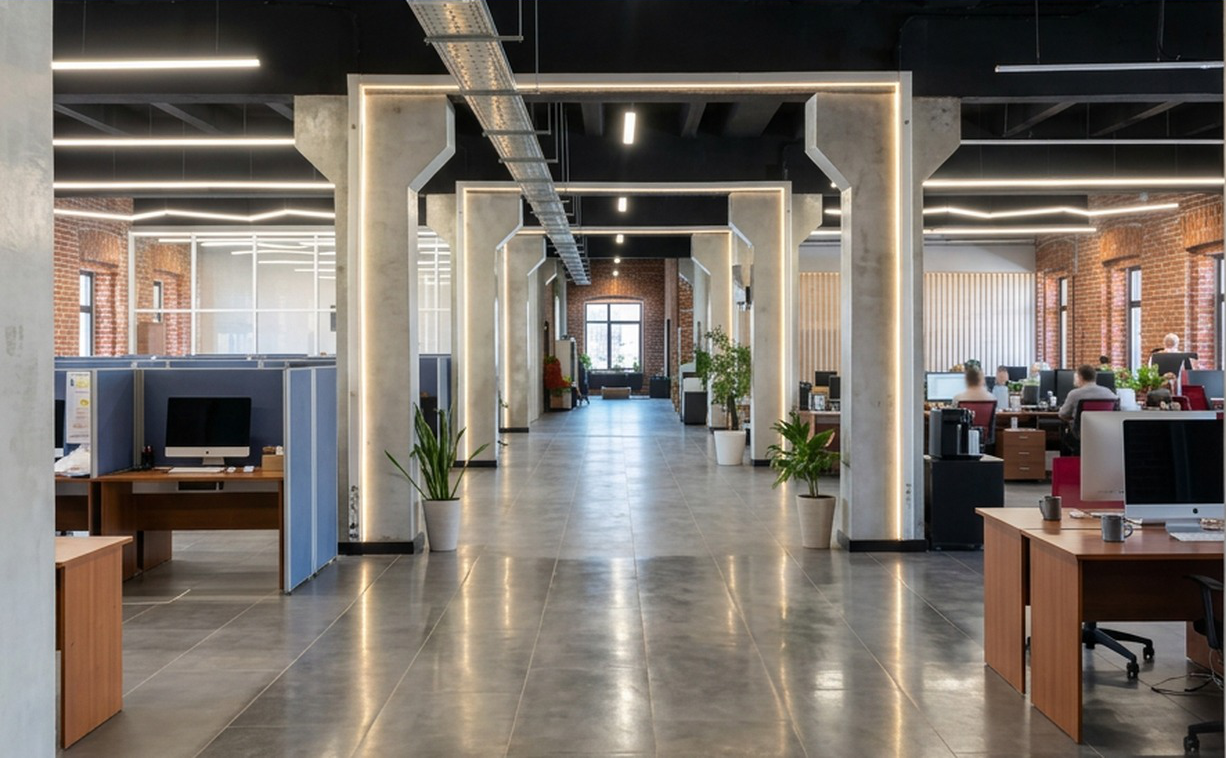
#> input picture presentation-project/05_assets/photos/p08_office_tray.png, 1226 x 758 px; its folder holds only this picture in this run
$ python level.py
#> lines starting #> are read from the running program, lines starting #| are printed output that depends on the picture; after the words box and inside, x2 and y2 are one past the last pixel; in counts of white or black regions, pixels touching at a corner belong together
#> further down, img is the input picture: shape (758, 1226, 3); mean B, G, R 104.3, 111.9, 119.6
# -*- coding: utf-8 -*-
"""
Завал горизонта: измерение и правка.

Съёмка велась с рук, и часть кадров завалена на один-три градуса. На экране
в масштабе 25 % это не видно, а на полосе каталога видно сразу — особенно
там, где в кадре есть длинная горизонталь: ограждение подстанции, кромка
дороги, парапет здания. Глазами тридцать два разворота так не проверишь,
поэтому угол меряется.

Как меряется. Канни + вероятностное преобразование Хафа дают отрезки; угол
каждого сворачивается по модулю 90°, потому что заваленному кадру
одинаково «не на месте» и горизонталь, и вертикаль. Отрезки взвешиваются
длиной: длинная кромка ограждения весит больше, чем сетка рабицы. Берётся
не среднее, а пик взвешенной гистограммы — среднее уводят диагонали
(раскосы опор, откосы траншей), которых в этих кадрах много.

Как правится. Поворот на найденный угол с последующей обрезкой до
наибольшего вписанного прямоугольника той же пропорции. Обрезка стоит
разрешения: поворот на 2° съедает около 3,5 % ширины. При исходных 1240 px
это 43 px, то есть 147 dpi превращаются в 142. Поэтому правятся только
кадры с заметным завалом — ниже порога дешевле оставить как есть.
"""
import os, sys, math
sys.path.insert(0, os.path.dirname(os.path.abspath(__file__)))
import cv2, numpy as np

MIN_DEG = 0.45          # ниже — не правим: обрезка дороже пользы
MAX_DEG = 7.0           # выше — это не завал, а ракурс; трогать нельзя


def tilt(img, bins=180):
    """Угол завала в градусах: >0 — кадр наклонён против часовой стрелки."""
#> called with bins = 180
    g = cv2.cvtColor(img, cv2.COLOR_BGR2GRAY)
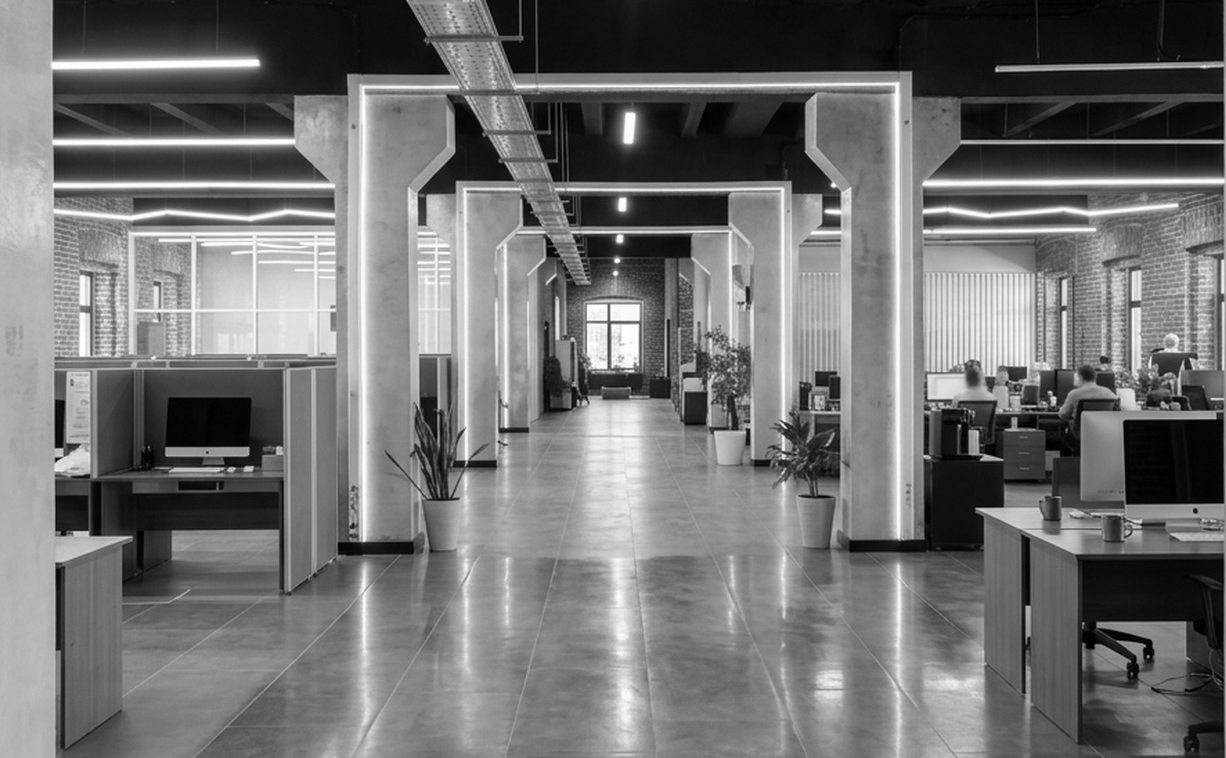
#> g: shape (758, 1226); min 0, max 255, mean 113.3
    g = cv2.GaussianBlur(g, (3, 3), 0)
    edges = cv2.Canny(g, 60, 170, apertureSize=3)
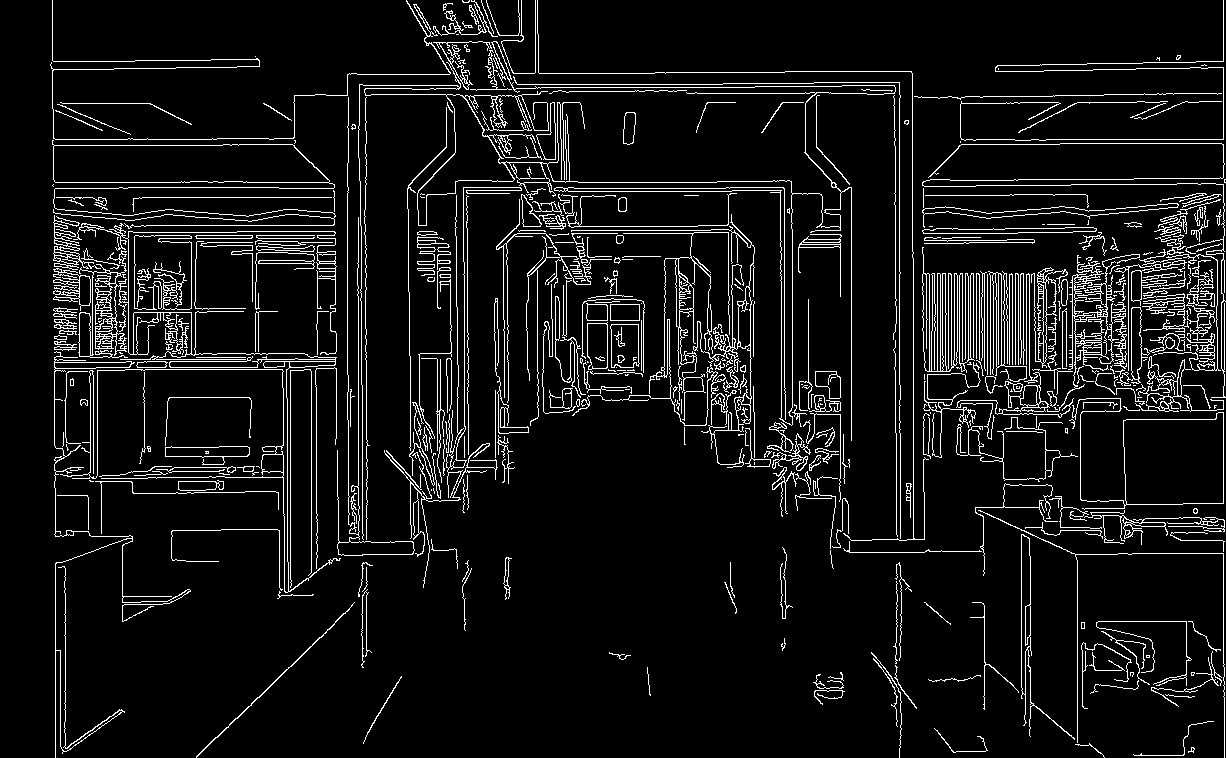
#> edges: shape (758, 1226); 7.5% white in thin lines or dots
    h, w = g.shape
    lines = cv2.HoughLinesP(edges, 1, np.pi/720, threshold=60,
                            minLineLength=int(min(h, w)*0.22), maxLineGap=6)
#> lines = 16 rows, first 6: [1046, 139, 1223, 139], [899, 82, 899, 278], [120, 359, 335, 359], [1223, 227, 1223, 0], [358, 542, 358, 286], [913, 252, 913, 470]
    if lines is None:
        return 0.0, 0
    hist = np.zeros(bins, np.float64)
    n = 0
    for seg in lines.reshape(-1, 4):
        x1, y1, x2, y2 = (int(v) for v in seg)
        L = math.hypot(x2 - x1, y2 - y1)
        a = math.degrees(math.atan2(y2 - y1, x2 - x1)) % 90.0
        if a > 45:
            a -= 90.0                       # сворачиваем в [-45, 45]
        if abs(a) > 12:
            continue                        # диагонали раскосов и откосов
        hist[int((a + 45)/90*bins) % bins] += L
        n += 1
#> this loop made 16 passes
#> (x1, y1, x2, y2, L, a) on passes 1 to 8: (1046, 139, 1223, 139, 177, 0), (899, 82, 899, 278, 196, 0), (120, 359, 335, 359, 215, 0), (1223, 227, 1223, 0, 227, 0), (358, 542, 358, 286, 256, 0), (913, 252, 913, 470, 218, 0), (507, 88, 754, 87, 247, -0.232), (139, 197, 333, 197, 194, 0)
#> after the loop, hist = 180 values, max 3150 at index 90, min 0 at index 0, mean 18.87; n = 16
    if n < 4 or hist.max() <= 0:
        return 0.0, n
    # пик сглаженной гистограммы, уточнённый по соседям
    sm = cv2.GaussianBlur(hist.reshape(-1, 1), (1, 5), 0).ravel()
#> sm = 180 values, max 1243 at index 90, min 0 at index 0, mean 18.87
    k = int(sm.argmax())
#> k = 90
    lo, hi = max(k-2, 0), min(k+3, bins)
#> lo = 88; hi = 93
    wsum = sm[lo:hi].sum()
#> wsum = 3381.6
    centre = (sm[lo:hi]*np.arange(lo, hi)).sum()/wsum if wsum else k
#> centre = 89.94
    return (centre/bins*90 - 45), n


# [44 lines left out: functions rotate, fix, not called in this run]


if __name__ == '__main__':
    import glob
    PH = os.path.dirname(os.path.dirname(os.path.abspath(__file__))) + \
         '/presentation-project/05_assets/photos'
    files = sys.argv[1:] or sorted(glob.glob(f'{PH}/*.png'))
    for f in files:
        img = cv2.imread(f)
        deg, n = tilt(img)
#> deg = -0.0297; n = 16
        mark = '  ЗАВАЛ' if MIN_DEG <= abs(deg) <= MAX_DEG else ''
#> mark = ''
        print(f'{os.path.basename(f):22s} {deg:+6.2f}°  отрезков {n:3d}{mark}')
#| p08_office_tray.png     -0.03°  отрезков  16

$ run again, on presentation-project/05_assets/photos/p11_excavator.png
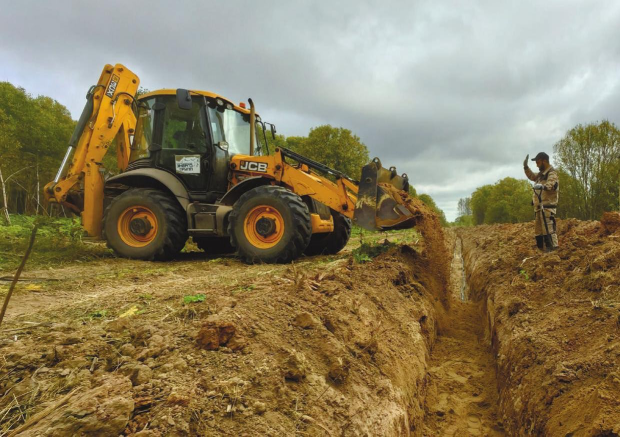
#> input picture presentation-project/05_assets/photos/p11_excavator.png, 1240 x 873 px (shown at 1/2 size)
#> img is the input picture: shape (873, 1240, 3); mean B, G, R 92.4, 125, 138.3
#> in tilt, `g = cv2.cvtColor(img, cv2.COLOR_BGR2GRAY)`:
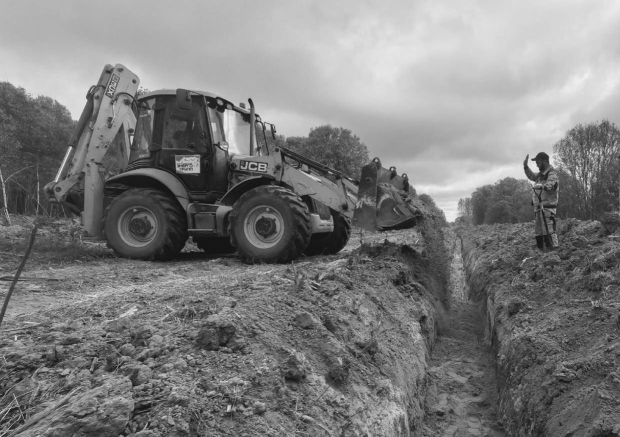
#> g: shape (873, 1240) (shown at 1/2 size); min 4, max 252, mean 125.3
#> in tilt, `edges = cv2.Canny(g, 60, 170, apertureSize=3)`:
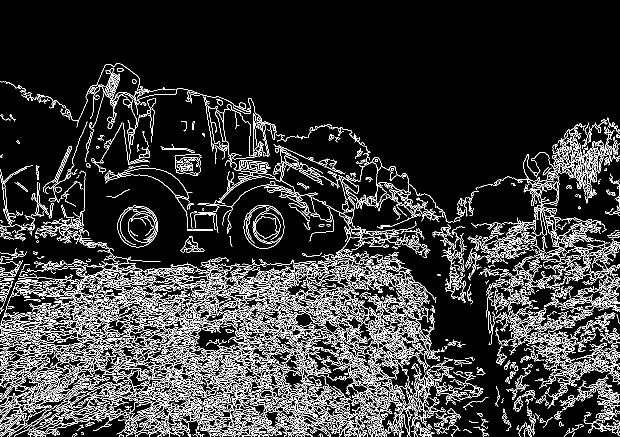
#> edges: shape (873, 1240) (shown at 1/2 size); 13% white in thin lines or dots, all inside (x1, y1, x2, y2) = (0, 127, 1240, 873)
#> lines = None
#> deg = 0
#> mark = ''
#| p11_excavator.png       +0.00°  отрезков   0

$ run again, on presentation-project/05_assets/photos/p11_trench_top.png
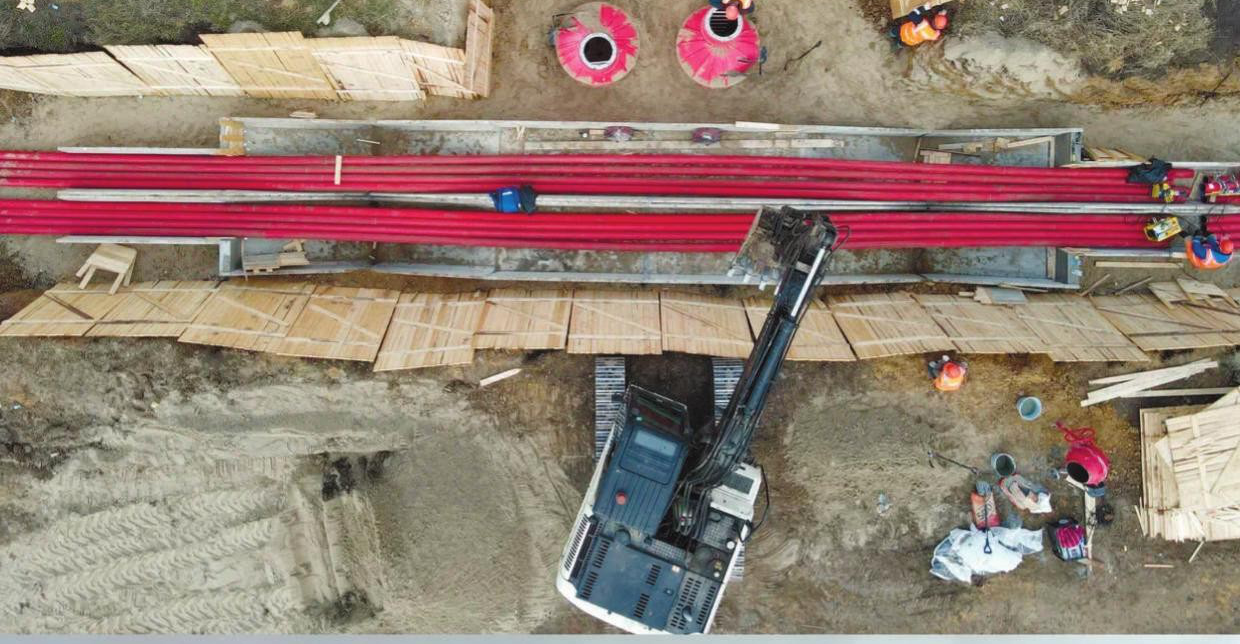
#> input picture presentation-project/05_assets/photos/p11_trench_top.png, 1240 x 644 px
#> img is the input picture: shape (644, 1240, 3); mean B, G, R 116, 127.9, 148.6
#> in tilt, `g = cv2.cvtColor(img, cv2.COLOR_BGR2GRAY)`:
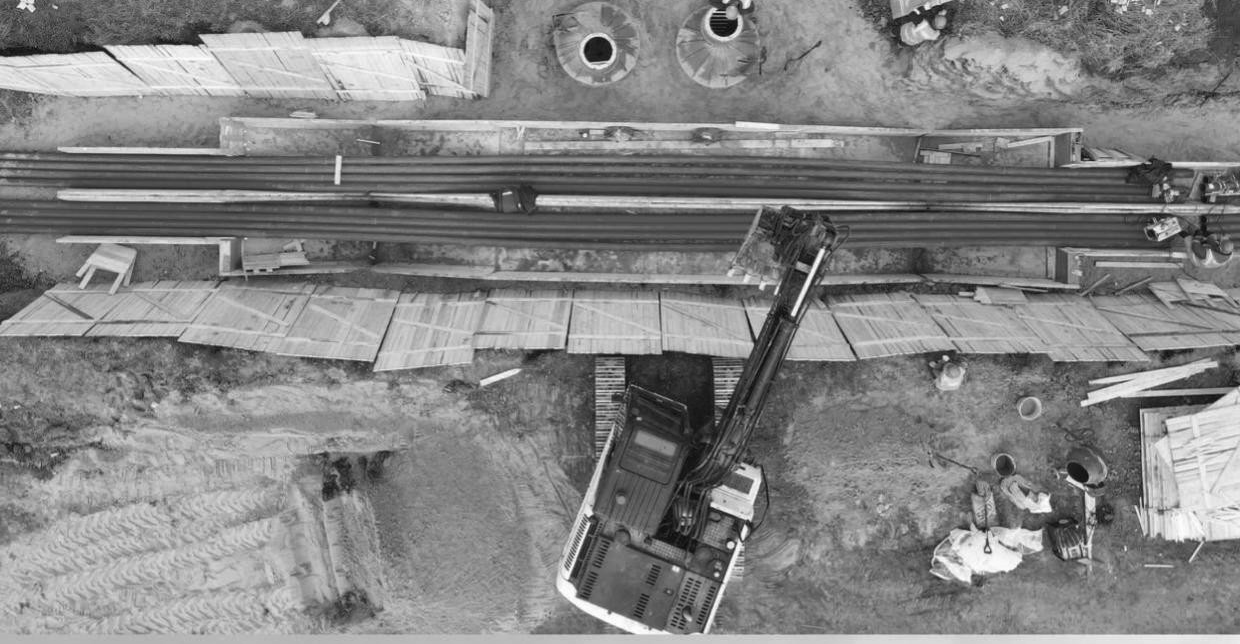
#> g: shape (644, 1240); min 5, max 255, mean 132.7
#> in tilt, `edges = cv2.Canny(g, 60, 170, apertureSize=3)`:
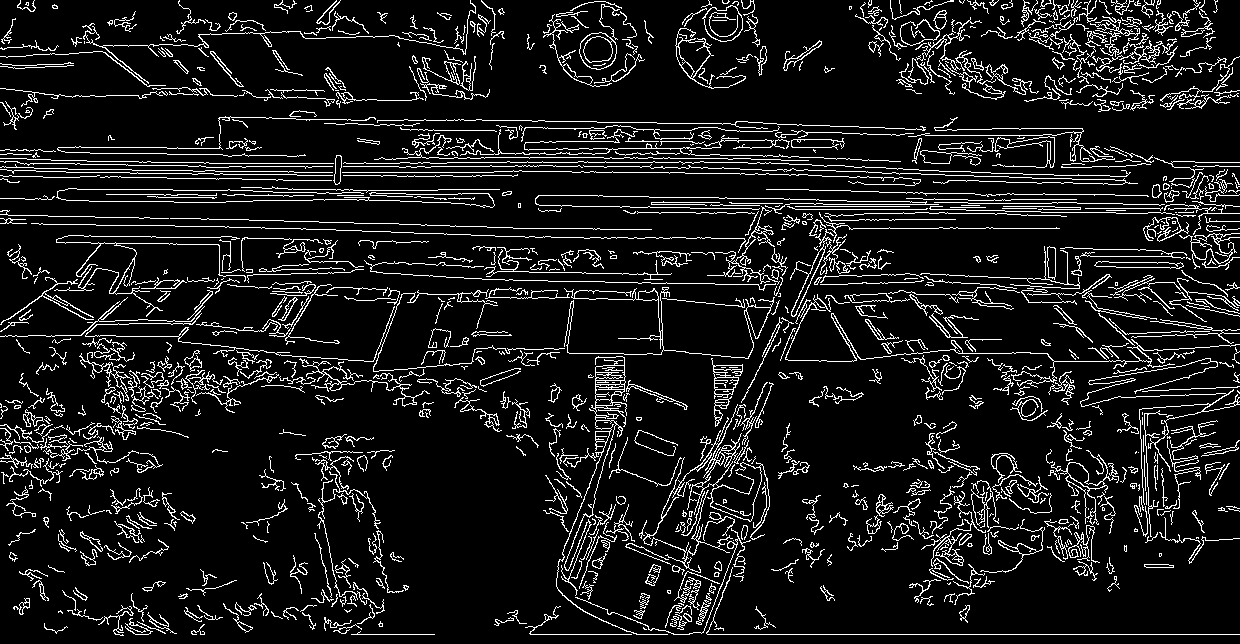
#> edges: shape (644, 1240); 10% white in thin lines or dots
#> lines = [[707, 634, 1239, 634], [215, 171, 493, 172], [229, 166, 398, 166], [249, 220, 391, 223], [496, 157, 659, 158], [447, 162, 747, 162], [849, 228, 1008, 228], [505, 280, 650, 282], [130, 173, 296, 174], [540, 141, 692, 141]]
#> the loop in tilt, `for seg in lines.reshape(-1, 4):` made 10 passes
#> (x1, y1, x2, y2, L, a) on passes 1 to 8: (707, 634, 1239, 634, 532, 0), (215, 171, 493, 172, 278, 0.206), (229, 166, 398, 166, 169, 0), (249, 220, 391, 223, 142, 1.21), (496, 157, 659, 158, 163, 0.352), (447, 162, 747, 162, 300, 0), (849, 228, 1008, 228, 159, 0), (505, 280, 650, 282, 145, 0.79)
#> after the loop in tilt, `for seg in lines.reshape(-1, 4):`: hist = 180 values, max 1919 at index 90, min 0 at index 0, mean 12.26; n = 10
#> sm = 180 values, max 764.8 at index 90, min 0 at index 0, mean 12.26
#> k = 90
#> lo = 88; hi = 93
#> wsum = 2152.6
#> centre = 90.12
#> `deg, n = tilt(img)`: deg = 0.0604; n = 10
#> mark = ''
#| p11_trench_top.png      +0.06°  отрезков  10

$ run again, on presentation-project/05_assets/photos/p12_ohl_winter.png
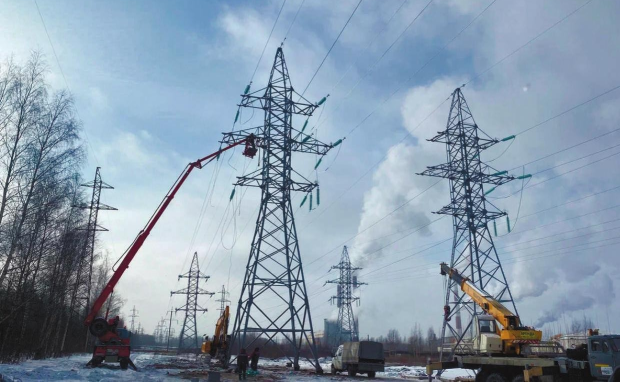
#> input picture presentation-project/05_assets/photos/p12_ohl_winter.png, 1240 x 763 px (shown at 1/2 size)
#> img is the input picture: shape (763, 1240, 3); mean B, G, R 172, 154.7, 136.4
#> in tilt, `g = cv2.cvtColor(img, cv2.COLOR_BGR2GRAY)`:
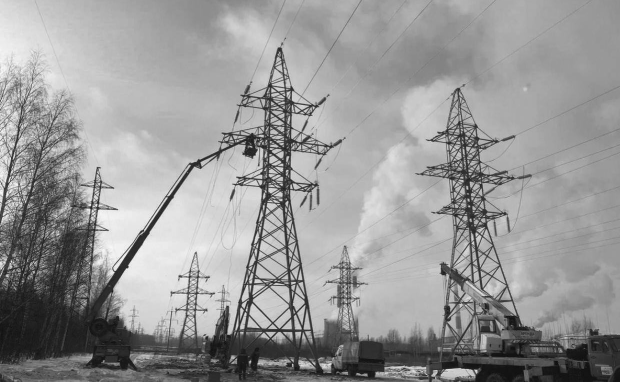
#> g: shape (763, 1240) (shown at 1/2 size); min 0, max 255, mean 151.2
#> in tilt, `edges = cv2.Canny(g, 60, 170, apertureSize=3)`:
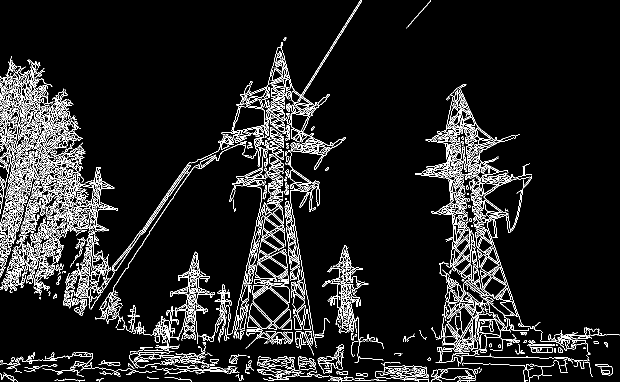
#> edges: shape (763, 1240) (shown at 1/2 size); 8.2% white in thin lines or dots
#> lines = [[584, 223, 723, 1], [577, 229, 705, 26], [226, 577, 373, 353], [543, 137, 561, 375], [974, 449, 1043, 652], [181, 617, 368, 337], [9, 173, 144, 445], [580, 393, 631, 693], [973, 458, 1034, 633], [504, 588, 532, 418], [584, 226, 723, 2]]
#> the loop in tilt, `for seg in lines.reshape(-1, 4):` made 11 passes
#> (x1, y1, x2, y2, L, a) on passes 1 to 8: (584, 223, 723, 1, 261.9, 32.05), (577, 229, 705, 26, 240, 32.23), (226, 577, 373, 353, 267.9, 33.27), (543, 137, 561, 375, 238.7, -4.33), (974, 449, 1043, 652, 214.4, -18.77), (181, 617, 368, 337, 336.7, 33.74), (9, 173, 144, 445, 303.7, -26.4), (580, 393, 631, 693, 304.3, -9.65)
#> after the loop in tilt, `for seg in lines.reshape(-1, 4):`: hist = 180 values, max 304.3 at index 70, min 0 at index 0, mean 3.97; n = 3
#> `deg, n = tilt(img)`: deg = 0; n = 3
#> mark = ''
#| p12_ohl_winter.png      +0.00°  отрезков   3
